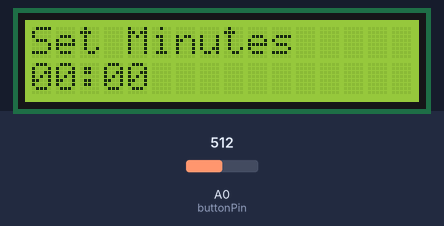
This sketch was run on a simulated Arduino Uno, built with avr-gcc and run on an emulated ATmega328P. On the bench: 16×2 character LCD. The inputs (shaded band) are chosen by the test bench; at power-on: A0 (buttonPin) = 512. What the sketch prints to the serial monitor is not drawn.

Above: at 0.15 s.
At 1.2 s:
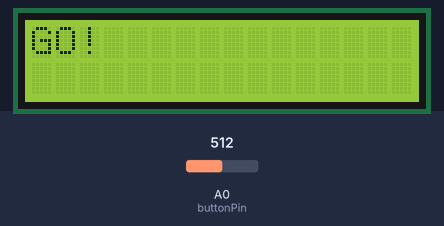
1.3 s: A0 (buttonPin) set to 21
3.7 s: A0 (buttonPin) set to 18
At 6.87 s:
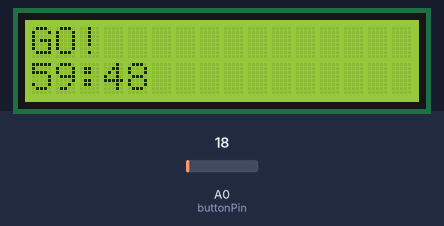
Timing chart, 0 to 8.4 s (numbered marks = the images above; inputs shaded):
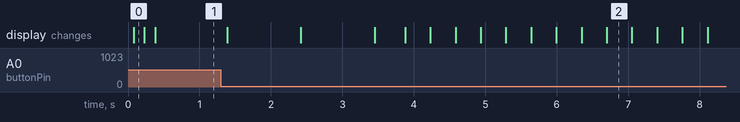

The sketch:

Switch_case_2.ino
```cpp
//Sample using LiquidCrystal library
#include <LiquidCrystal.h>
/*******************************************************
This program will test the LCD panel and the buttons
Mark Bramwell, July 2010
Modified by Group 06, April 2013

USER MANUAL
The device begins with reading in minutes and seconds for the timer.
1. To set minutes, increment and decrement the value using UP and DOWN.
2. When done, press SELECT to go to seconds selection.
3. UP and DOWN to select seconds
4. Press SELECT again to start timer.
5. The RIGHT button toggles the timer on/off
6. When time is 00:00, the world commences to burn.
******************************************************/
// select the pins used on the LCD panel
LiquidCrystal lcd(8, 9, 4, 5, 6, 7);
// define some values used by the panel and buttons
byte flame1[8] = {
        B00100,
        B01100,
        B01010,
        B01010,
        B10011,
        B11011,
        B11111,
        B01110
};

byte flame2[8] = {
        B00100,
        B00110,
        B01110,
        B01010,
        B11001,
        B11001,
        B11111,
        B01110
};
// Timer Variables
int minutes = 0;
int seconds = 0;
int select = 0;
/*select = 0 Min selection
  select = 1 Sec selection
  select = 2 Run*/

// Variables
int buttonPin = A0;

int lcd_key = 0; // what button is being pressed?
int adc_key_in = 0; // what voltage is being applied to button pin?
int wait_len = 150; // wait to avoid repeat readinsg
boolean running = 1; //should we be pausing?
#define btnRIGHT 0
#define btnUP 1
#define btnDOWN 2
#define btnLEFT 3
#define btnSELECT 4
#define btnNONE 5
#define V1 20
#define V2 119
#define V3 276
#define V4 430
#define V5 660
#define VNONE 1003
// read the buttons
int read_LCD_buttons()
{
adc_key_in = debounce(adc_key_in); // read the value from the sensor
if (adc_key_in > VNONE) return btnNONE; // We make this the 1st option for speed reasons since
if (adc_key_in < V1) return btnRIGHT;
if (adc_key_in < V2) return btnUP;
if (adc_key_in < V3) return btnDOWN;
if (adc_key_in < V4) return btnLEFT;
if (adc_key_in < V5) return btnSELECT;
return btnNONE; // when all others fail, return this...
}

// Improved reading of button state
int debounce(int last)
{
  int current = analogRead(buttonPin); // Current button state
  if (last != current) // If a change happened
  {
    delay(10); // wait for bounce to settle
    current = analogRead(buttonPin);
  }
  return current;
}
int increment(int num) // wrap around to keep minutes and seconds within 0-59
{
  num++;
  if (num > 59) num = 0;
  return num;
}
int decrement(int num) // opposite of decrement
{
  num--;
  if (num < 0) num = 59;
  return num;
}
void printtime(void) // print the current minutes:seconds combo in the bottom left
{
  lcd.setCursor(0,1);
    if (minutes > 9) //if it takes 2 spaces to print
    {
      lcd.print(minutes);
      lcd.print(":");
    }
    else // otherwise pad with a 0
    {
      lcd.print("0");
      lcd.print(minutes);
      lcd.print(":");
    }
    if (seconds > 9) // same for seconds
    {
      lcd.print(seconds);
    }
    else
    {
      lcd.print("0");
      lcd.print(seconds);
    }
}
void time_passes() // increment time while in RUN mode
{
  seconds = decrement(seconds);
  if (seconds == 59) minutes = decrement(minutes);
}
void setup()
{
lcd.begin(16, 2); // start the library
Serial.begin(9600);
    lcd.createChar(1, flame1);
    lcd.createChar(2, flame2);
}


void loop()
{
lcd_key = read_LCD_buttons(); // read the buttons
   if (lcd_key == btnRIGHT) //&& last_button != btnRIGHT)
   {
     running = !running; // toggle stopwatch on or off
     delay(200); // Frank
     Serial.print("lcd_key is: ");
     Serial.println(lcd_key);
     Serial.print("Running is: ");
     Serial.println(running);
   }
switch (select) // which stage are we at?
{
  case 0: // MIN selection mode
  {
   lcd.setCursor(0,0);
   lcd.print("Set Minutes");
   printtime();
   switch (lcd_key)
   {
     case btnUP: // increment minutes
     {
       delay(wait_len);
       minutes = increment(minutes);
       break;
     }
     case btnDOWN: //decrement minutes
     {
       delay(wait_len);
       minutes = decrement(minutes);
       break;
     }
     case btnSELECT: // go to next stage
     {
       delay(wait_len);
       select = 1;
       break;
     }
   }
   break;
  }
  case 1: // analogous to minute selection, but for seconds
  {
   lcd.setCursor(0,0);
   lcd.print("Set Seconds");
   printtime();
   switch (lcd_key)
   {
     case btnUP:
     {
       delay(wait_len);
       seconds = increment(seconds);
       break;
     }
     case btnDOWN:
     {
       delay(wait_len);
       seconds = decrement(seconds);
       break;
     }
     case btnSELECT:
     {
       delay(wait_len);
       select = 2;
       lcd.clear();
       break;
     }
   }
    break;
  }
  case 2: // Running mode
  {

   lcd.setCursor(0,0);
   lcd.print("GO!");
   while (running) { // if ON, time passes

   int timer = millis();
   int check = millis();
   while(check < timer + 1000) {
       Serial.print("Timer is: ");
       Serial.println(timer);
       Serial.print("Check is: ");
       Serial.println(check);
     check = millis();
     lcd_key = read_LCD_buttons(); // read the buttons
     if (lcd_key == btnRIGHT)
       {
       running = !running;
       delay(wait_len); // toggle stopwatch on or off
       break;
       }
   }
   time_passes();
   printtime();
   if (minutes == 0 && seconds == 0) {
     select = 3;
     break;
   }
   }
   break;
  }
  case 3: //VICTORY!
  {
    lcd.write(1); // FLAMES!~!!!
    lcd.write(2);
    delay(50);
  }
}
}
```
